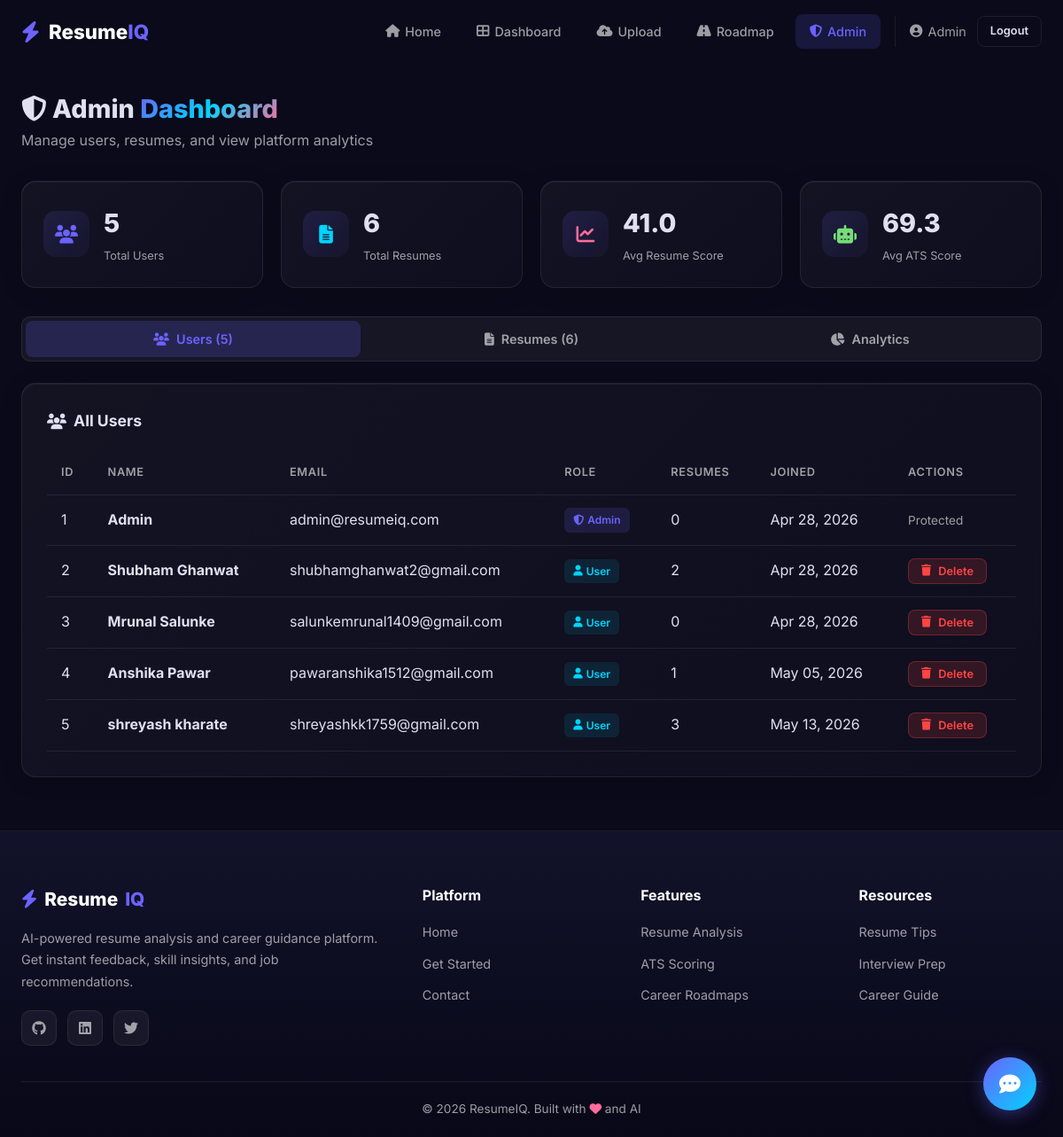
The page /admin (signed in) on the database its author committed.
### models/models.py (models this page shows, shortened)
class User(UserMixin, db.Model):
    __tablename__ = 'users'
    id = db.Column(db.Integer, primary_key=True)
    name = db.Column(db.String(100), nullable=False)
    email = db.Column(db.String(120), unique=True, nullable=False)
    password = db.Column(db.String(256), nullable=False)
    role = db.Column(db.String(20), default='user')  # 'user' or 'admin'
    created_at = db.Column(db.DateTime, default=datetime.utcnow)
    resumes = db.relationship('Resume', backref='user', lazy=True, cascade='all, delete-orphan')

### app.py (the view)
@app.route('/admin')
@login_required
@admin_required
def admin_dashboard():
    users = User.query.all()
    resumes = Resume.query.order_by(Resume.upload_date.desc()).all()
    total_users = User.query.count()
    total_resumes = Resume.query.count()
    avg_score = db.session.query(db.func.avg(Resume.score)).scalar() or 0
    avg_ats = db.session.query(db.func.avg(Resume.ats_score)).scalar() or 0
    recent_resumes = Resume.query.order_by(Resume.upload_date.desc()).limit(10).all()
    return render_template('admin.html',
                           users=users,
                           resumes=resumes,
                           total_users=total_users,
                           total_resumes=total_resumes,
                           avg_score=round(avg_score, 1),
                           avg_ats=round(avg_ats, 1),
                           recent_resumes=recent_resumes)

### app.py (called while the page is built)
@login_manager.user_loader
def load_user(user_id):
    return User.query.get(int(user_id))

def admin_required(f):
    @wraps(f)
    def decorated_function(*args, **kwargs):
        if not current_user.is_authenticated or current_user.role != 'admin':
            flash('Access denied. Admin privileges required.', 'danger')
            return redirect(url_for('dashboard'))
        return f(*args, **kwargs)
    return decorated_function

### templates/admin.html (shortened to what this page needs)
{% extends 'base.html' %}
{% block content %}
<section class="admin-section">
    <div class="section-container">
        <div class="dashboard-header animate-fade-in">
            <div>
                <h1><i class="fas fa-shield-alt"></i> Admin <span class="gradient-text">Dashboard</span></h1>
                <p>Manage users, resumes, and view platform analytics</p>
            </div>
        </div>
        <div class="stats-grid animate-fade-in-up">
            <div class="stat-card glass-card">
                <div class="stat-icon" style="--accent: #6C63FF;">
                    <i class="fas fa-users"></i>
                </div>
                <div class="stat-info">
                    <span class="stat-number">{{ total_users }}</span>
                    <span class="stat-label">Total Users</span>
                </div>
            </div>
            <div class="stat-card glass-card">
                <div class="stat-icon" style="--accent: #00D4FF;">
                    <i class="fas fa-file-alt"></i>
                </div>
                <div class="stat-info">
                    <span class="stat-number">{{ total_resumes }}</span>
                    <span class="stat-label">Total Resumes</span>
                </div>
            </div>
            <div class="stat-card glass-card">
                <div class="stat-icon" style="--accent: #FF6B9D;">
                    <i class="fas fa-chart-line"></i>
                </div>
                <div class="stat-info">
                    <span class="stat-number">{{ avg_score }}</span>
                    <span class="stat-label">Avg Resume Score</span>
                </div>
            </div>
            <div class="stat-card glass-card">
                <div class="stat-icon" style="--accent: #77DD77;">
                    <i class="fas fa-robot"></i>
                </div>
                <div class="stat-info">
                    <span class="stat-number">{{ avg_ats }}</span>
                    <span class="stat-label">Avg ATS Score</span>
                </div>
            </div>
        </div>
        <div class="admin-tabs animate-fade-in-up delay-1">
            <button class="tab-btn active" onclick="switchTab('users')">
                <i class="fas fa-users"></i> Users ({{ users|length }})
            </button>
            <button class="tab-btn" onclick="switchTab('resumes')">
                <i class="fas fa-file-alt"></i> Resumes ({{ resumes|length }})
            </button>
            <button class="tab-btn" onclick="switchTab('analytics')">
                <i class="fas fa-chart-pie"></i> Analytics
            </button>
        </div>
        <div class="tab-content glass-card" id="tab-users">
            <div class="card-header">
                <h3><i class="fas fa-users"></i> All Users</h3>
            </div>
            <div class="table-responsive">
                <table class="data-table">
                    <thead>
                        <tr>
                            <th>ID</th>
                            <th>Name</th>
                            <th>Email</th>
                            <th>Role</th>
                            <th>Resumes</th>
                            <th>Joined</th>
                            <th>Actions</th>
                        </tr>
                    </thead>
                    <tbody>
                        {% for user in users %}
                        <tr>
                            <td>{{ user.id }}</td>
                            <td><strong>{{ user.name }}</strong></td>
                            <td>{{ user.email }}</td>
                            <td>
                                <span class="role-badge role-{{ user.role }}">
                                    <i class="fas {% if user.role == 'admin' %}fa-shield-alt{% else %}fa-user{% endif %}"></i>
                                    {{ user.role|capitalize }}
                                </span>
                            </td>
                            <td>{{ user.resumes|length }}</td>
                            <td>{{ user.created_at.strftime('%b %d, %Y') }}</td>
                            <td>
                                {% if user.role != 'admin' %}
                                <form method="POST" action="{{ url_for('admin_delete_user', user_id=user.id) }}"
                                      style="display:inline;" onsubmit="return confirm('Delete user {{ user.name }} and all their data?')">
                                    <button type="submit" class="btn btn-sm btn-danger">
                                        <i class="fas fa-trash"></i> Delete
                                    </button>
                                </form>
                                {% else %}
                                <span class="text-muted">Protected</span>
                                {% endif %}
                            </td>
                        </tr>
                        {% endfor %}
                    </tbody>
                </table>
            </div>
        </div>
    </div>
</section>
{% endblock %}

### templates/base.html (shortened to what this page needs)
<!DOCTYPE html>
<html lang="en" data-theme="dark">
<head>
    <link rel="stylesheet" href="https://cdnjs.cloudflare.com/ajax/libs/font-awesome/6.5.1/css/all.min.css">
    <link rel="stylesheet" href="{{ url_for('static', filename='css/style.css') }}?v=3">
</head>
<body>
    <nav class="navbar" id="mainNav">
        <div class="nav-container">
            <a href="{{ url_for('index') }}" class="nav-logo">
                <i class="fas fa-bolt"></i>
                <span>Resume<span class="logo-accent">IQ</span></span>
            </a>
            <ul class="nav-links" id="navLinks">
                <li><a href="{{ url_for('index') }}" class="nav-link {% if request.endpoint == 'index' %}active{% endif %}">
                    <i class="fas fa-home"></i> Home
                </a></li>
                {% if current_user.is_authenticated %}
                    <li><a href="{{ url_for('dashboard') }}" class="nav-link {% if request.endpoint == 'dashboard' %}active{% endif %}">
                        <i class="fas fa-th-large"></i> Dashboard
                    </a></li>
                    <li><a href="{{ url_for('upload') }}" class="nav-link {% if request.endpoint == 'upload' %}active{% endif %}">
                        <i class="fas fa-cloud-upload-alt"></i> Upload
                    </a></li>
                    <li><a href="{{ url_for('career_roadmap') }}" class="nav-link {% if request.endpoint == 'career_roadmap' %}active{% endif %}">
                        <i class="fas fa-road"></i> Roadmap
                    </a></li>
                    {% if current_user.role == 'admin' %}
                    <li><a href="{{ url_for('admin_dashboard') }}" class="nav-link {% if request.endpoint == 'admin_dashboard' %}active{% endif %}">
                        <i class="fas fa-shield-alt"></i> Admin
                    </a></li>
                    {% endif %}
                    <li class="nav-user-section">
                        <span class="nav-user"><i class="fas fa-user-circle"></i> {{ current_user.name }}</span>
                        <a href="{{ url_for('logout') }}" class="btn btn-sm btn-outline">Logout</a>
                    </li>
                {% endif %}
            </ul>
        </div>
    </nav>
    <main>
        {% block content %}{% endblock %}
    </main>
    {% block footer %}
    <footer class="footer">
        <div class="footer-container">
            <div class="footer-grid">
                <div class="footer-brand">
                    <a href="{{ url_for('index') }}" class="footer-logo">
                        <i class="fas fa-bolt"></i> Resume<span>IQ</span>
                    </a>
                    <p>AI-powered resume analysis and career guidance platform. Get instant feedback, skill insights, and job recommendations.</p>
                    <div class="footer-socials">
                        <a href="#"><i class="fab fa-github"></i></a>
                        <a href="#"><i class="fab fa-linkedin"></i></a>
                        <a href="#"><i class="fab fa-twitter"></i></a>
                    </div>
                </div>
                <div class="footer-links-group">
                    <h4>Platform</h4>
                    <ul>
                        <li><a href="{{ url_for('index') }}">Home</a></li>
                        <li><a href="{{ url_for('signup') }}">Get Started</a></li>
                        <li><a href="{{ url_for('contact') }}">Contact</a></li>
                    </ul>
                </div>
                <div class="footer-links-group">
                    <h4>Features</h4>
                    <ul>
                        <li><a href="#">Resume Analysis</a></li>
                        <li><a href="#">ATS Scoring</a></li>
                        <li><a href="#">Career Roadmaps</a></li>
                    </ul>
                </div>
                <div class="footer-links-group">
                    <h4>Resources</h4>
                    <ul>
                        <li><a href="#">Resume Tips</a></li>
                        <li><a href="#">Interview Prep</a></li>
                        <li><a href="#">Career Guide</a></li>
                    </ul>
                </div>
            </div>
            <div class="footer-bottom">
                <p>&copy; 2026 ResumeIQ. Built with <i class="fas fa-heart" style="color: #ff6b9d;"></i> and AI</p>
            </div>
        </div>
    </footer>
    {% endblock %}
    <div class="chatbot-widget" id="chatbotWidget">
        <button class="chatbot-toggle" id="chatbotToggle" aria-label="Toggle chat">
            <i class="fas fa-comment-dots"></i>
        </button>
    </div>
</body>
</html>

### rows shown on the page
User: name "Admin", id "1", email "admin@resumeiq.com", role "Admin", resumes|length "0", created_at "Apr 28, 2026", shows "Protected"
User: id "2", name "Shubham Ghanwat", email "shubhamghanwat2@gmail.com", role "User", resumes|length "2", created_at "Apr 28, 2026"
User: id "3", name "Mrunal Salunke", email "salunkemrunal1409@gmail.com", role "User", resumes|length "0", created_at "Apr 28, 2026"
User: id "4", name "Anshika Pawar", email "pawaranshika1512@gmail.com", role "User", resumes|length "1", created_at "May 05, 2026"
User: id "5", name "shreyash kharate", email "shreyashkk1759@gmail.com", role "User", resumes|length "3", created_at "May 13, 2026"

### other values the page prints
{{ total_users }} "5"
{{ total_resumes }} "6"
{{ avg_score }} "41.0"
{{ avg_ats }} "69.3"
{{ users|length }} "5"
{{ resumes|length }} "6"
